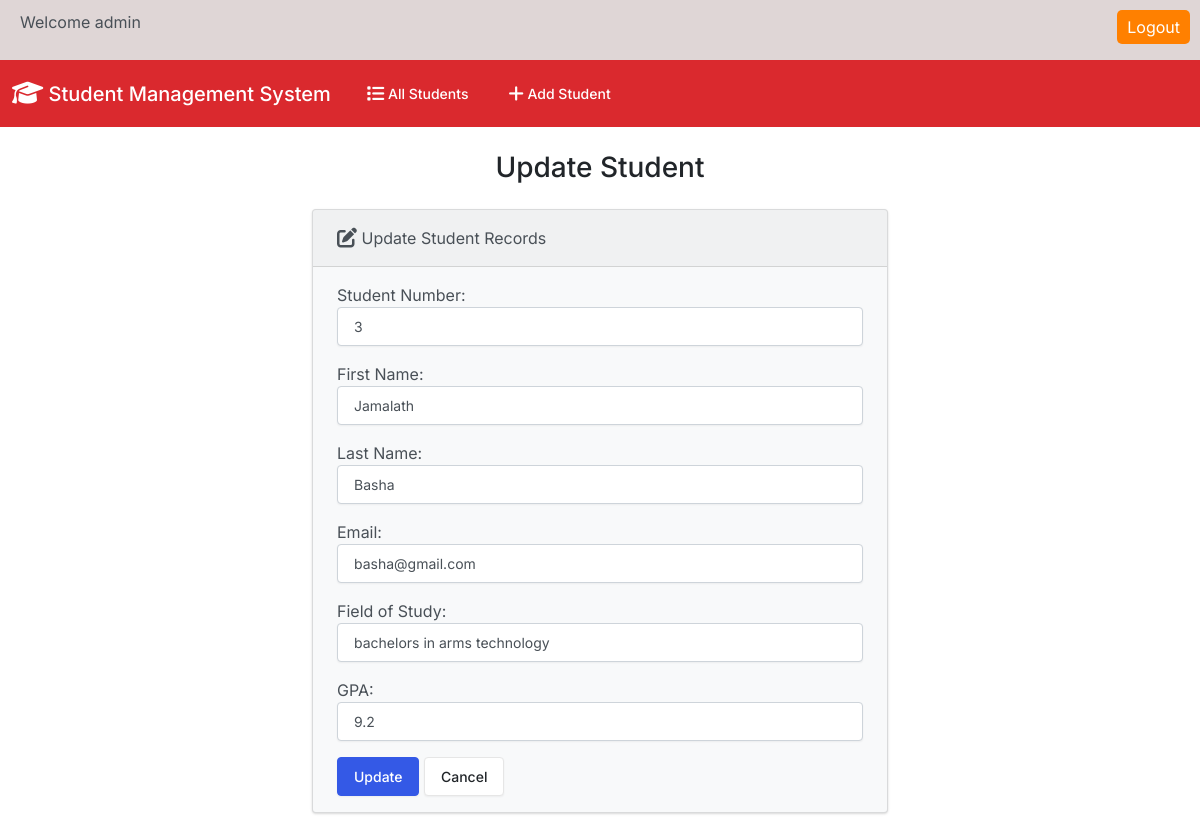
The page /edit/7/ on the database its author committed.
### students/models.py (models this page shows, shortened)
class Student(models.Model):
  student_number = models.PositiveIntegerField()
  first_name = models.CharField(max_length=50)
  last_name = models.CharField(max_length=50)
  email = models.EmailField(max_length=100)
  field_of_study = models.CharField(max_length=50)
  gpa = models.FloatField()

### students/views.py (the view)
# urls.py: path('edit/<int:id>/', views.edit, name='edit'),
def edit(request, id):
  if request.method == 'POST':
    student = Student.objects.get(pk=id)
    form = StudentForm(request.POST, instance=student)
    if form.is_valid():
      form.save()
      return render(request, 'students/edit.html', {
        'form': form,
        'success': True
      })
  else:
    student = Student.objects.get(pk=id)
    form = StudentForm(instance=student)
  return render(request, 'students/edit.html', {
    'form': form
  })

### students/forms.py
class StudentForm(forms.ModelForm):
  class Meta:
    model = Student
    fields = ['student_number', 'first_name', 'last_name', 'email', 'field_of_study', 'gpa']
    labels = {
      'student_number': 'Student Number',
      'first_name': 'First Name',
      'last_name': 'Last Name',
      'email': 'Email',
      'field_of_study': 'Field of Study',
      'gpa': 'GPA'
    }
    widgets = {
      'student_number': forms.NumberInput(attrs={'class': 'form-control'}),
      'first_name': forms.TextInput(attrs={'class': 'form-control'}),
      'last_name': forms.TextInput(attrs={'class': 'form-control'}),
      'email': forms.EmailInput(attrs={'class': 'form-control'}),
      'field_of_study': forms.TextInput(attrs={'class': 'form-control'}),
      'gpa': forms.NumberInput(attrs={'class': 'form-control'}),
    }

### students/templates/students/edit.html (shortened to what this page needs)
{% extends "students/base.html" %}
{% block body %}
  <h3 class="text-center m-4">Update Student</h3>
  {% if success %}
    <div class="alert alert-success" role="alert">
      The student updated successfully.
      <a href="{% url 'index' %}" class="alert-link">Go to Home Page.</a>
    </div>
  {% else %}
    <div class="row justify-content-center">
      <div class="col-6">
        <div class="card bg-light mb-3">
          <div class="card-header">
            <i class="fa-solid fa-pen-to-square fa-lg"></i> Update Student Records
          </div>
          <div class="card-body">
            <form action="" method="POST">
              {{ form.as_p }}
              <button type="submit" class="btn btn-primary">Update</button>
              <a href="{% url 'index' %}" class="btn btn-secondary">Cancel</a>
            </form>
          </div>
        </div>
      </div>
    </div>
  {% endif %}
{% endblock %}

### students/templates/students/base.html (style rules this page uses)
form { margin: 0; }
button { padding: 5px 10px; background-color: #ff8000; color: #fff; border: none; border-radius: 5px; cursor: pointer; }

### rows shown on the page
Student: student_number "3", first_name "Jamalath", last_name "Basha", email "basha@gmail.com", field_of_study "bachelors in arms technology", gpa "9.2"
